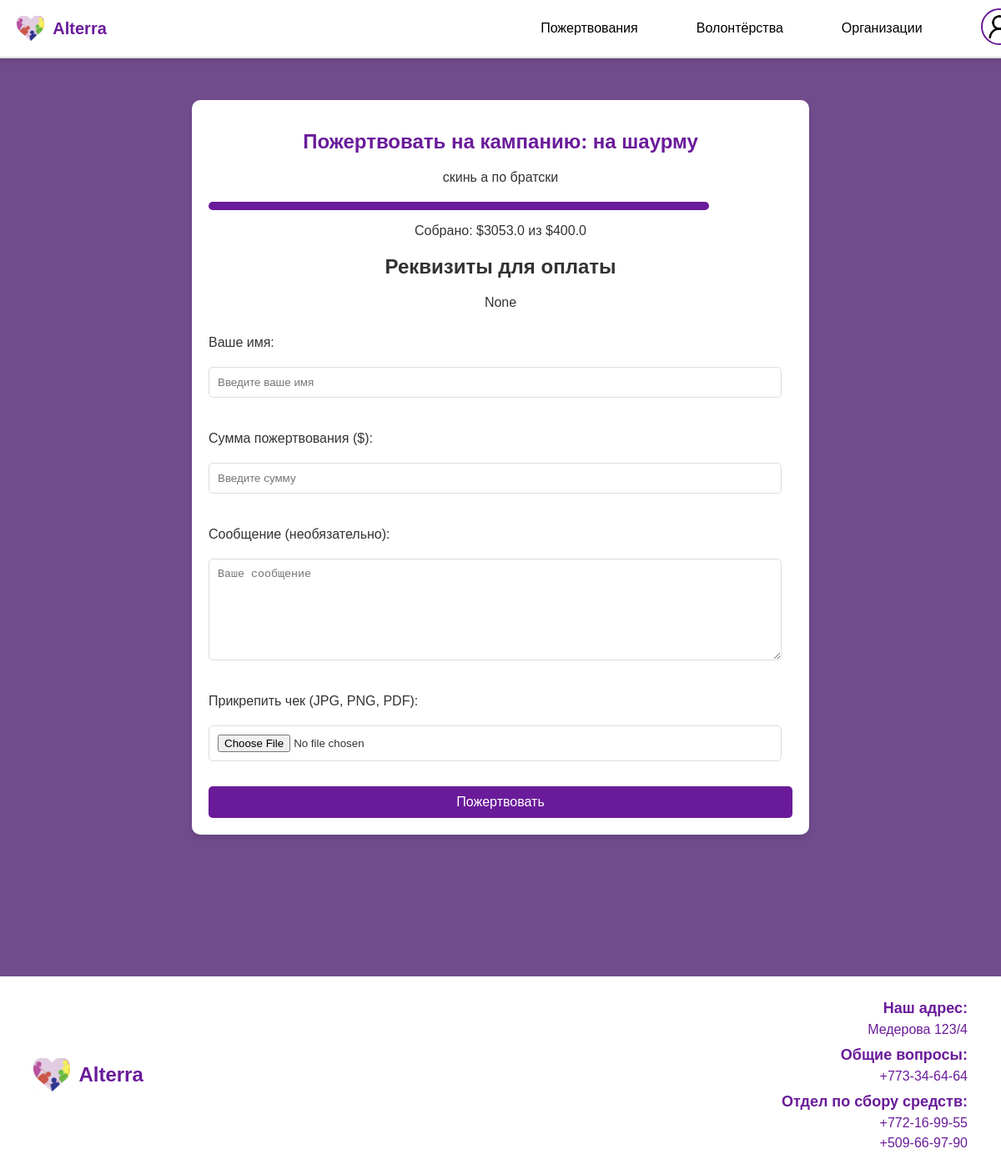
/donate/9, run on the app's committed database.
### tables this page shows
CREATE TABLE campaigns (
    id INTEGER PRIMARY KEY AUTOINCREMENT,
    title TEXT NOT NULL,
    description TEXT NOT NULL,
    image_url TEXT,
    goal REAL NOT NULL,
    collected REAL NOT NULL DEFAULT 0,
    days_left INTEGER NOT NULL
, user_id INTEGER, payment_details TEXT);

### app.py (the view, shortened to what this page needs)
@app.route('/donate/<int:campaign_id>', methods=['GET', 'POST'])
def donate(campaign_id):
    conn = get_db_connection()
    campaign = conn.execute('SELECT * FROM campaigns WHERE id = ?', (campaign_id,)).fetchone()
    if not campaign:
        conn.close()
        return "Кампания не найдена", 404
    user_id = session.get('user_id')
    user = conn.execute("SELECT * FROM users WHERE id = ?", (user_id,)).fetchone() if user_id else None
    conn.close()
    return render_template('donate.html', campaign=campaign, user=user)  # ✅ Отображаем форму при GET

### app.py (called while the page is built)
def get_db_connection():
    conn = sqlite3.connect(DATABASE)
    conn.row_factory = sqlite3.Row
    return conn

### templates/donate.html (shortened to what this page needs)
<!DOCTYPE html>
<html lang="ru">
<head>
    <link rel="stylesheet" href="/static/css/styles.css">
</head>
<body>
    <div class="container">
        <header class="header">
            <div class="header-container">
                <div class="logo">
                    <img src="/static/images/logo.png" alt="Alterra" class="logo-img">
                    <span class="logo-text">Alterra</span>
                </div>
                <nav class="nav">
                    <a href="{{url_for('home')}}">Пожертвования</a>
                    <a href="{{ url_for('volunteering') }}">Волонтёрства</a>
                    <a href="{{url_for('organizations')}}">Организации</a>
                </nav>
                <div class="user-profile">
                    {% if user %}
                        <a href="{{ url_for('profile') }}">
                            <img src="{{ user['avatar'] if user['avatar'] else '/static/images/default_avatar.png' }}" class="user-avatar">
                        </a>
                        <a href="{{ url_for('logout') }}" class="logout-link">Выйти</a>
                    {% else %}
                        <a href="{{ url_for('login') }}">
                            <img src="/static/images/user.png" alt="Гость" class="user-avatar">
                        </a>
                    {% endif %}
                </div>
            </div>
        </header>
        <main class="donate-page">
            <div class="donate-container">
                <h1>Пожертвовать на кампанию: {{ campaign['title'] }}</h1>
                <p>{{ campaign['description'] }}</p>
                <div class="progress-bar" style="width: 600px;">
                    <div style="width: {{ (campaign['collected'] / campaign['goal']) * 100 }}%;"></div>
                </div>
                <p>Собрано: ${{ campaign['collected'] }} из ${{ campaign['goal'] }}</p>
                <div class="payment-details">
                    <h2>Реквизиты для оплаты</h2>
                    <p>{{ campaign['payment_details'] }}</p>
                </div>
                <form id="donation-form" class="donate-form" enctype="multipart/form-data">
                    <label for="name">Ваше имя:</label>
                    <input type="text" id="name" name="name" placeholder="Введите ваше имя" required>
                    <label for="amount">Сумма пожертвования ($):</label>
                    <input type="number" id="amount" name="amount" placeholder="Введите сумму" min="1" required>
                    <label for="message">Сообщение (необязательно):</label>
                    <textarea id="message" name="message" placeholder="Ваше сообщение"></textarea>
                    <label for="receipt">Прикрепить чек (JPG, PNG, PDF):</label>
                    <input type="file" id="receipt" name="receipt" accept=".jpg, .jpeg, .png, .pdf" required>
                    <button type="submit" class="btn">Пожертвовать</button>
                </form>
            </div>
        </main>
        <footer class="footer">
            <div class="footer-container">
                <div class="footer-logo">
                    <img src="/static/images/logo.png" alt="Alterra" class="footer-logo-img">
                    <span class="footer-logo-text">Alterra</span>
                </div>
                <div class="footer-info">
                    <p><strong>Наш адрес:</strong><br>Медерова 123/4</p>
                    <p><strong>Общие вопросы:</strong><br>+773-34-64-64</p>
                    <p><strong>Отдел по сбору средств:</strong><br>+772-16-99-55<br>+509-66-97-90</p>
                </div>
            </div>
        </footer>
    </div>
</body>
</html>

### static/css/styles.css (style rules this page uses)
body { margin: 0; padding: 0; font-family: Arial, sans-serif; background-color: #714C8D; color: #333; }
.container { width: 100%; margin: 0 auto; }
.header { background-color: #fff; border-bottom: 2px solid #e0e0e0; padding: 10px 20px; display: flex; justify-content: center; align-items: center; position: fixed; top: 0; width: 100%; z-index: 1000; box-shadow: 0 4px 6px rgba(0, 0, 0, 0.1); }
.header-container { width: 100%; max-width: 1200px; display: flex; justify-content: space-between; align-items: center; }
.logo { display: flex; align-items: center; }
.logo-img { height: 30px; margin-right: 10px; }
.logo-text { font-size: 20px; font-weight: bold; color: #6a1b9a; }
.user-profile { display: flex; align-items: center; gap: 10px; }
.user-profile img { width: 40px; height: 40px; border-radius: 50%; }
.nav { display: flex; gap: 50px; margin-left: 450px; }
.nav a { text-decoration: none; color: #000; padding: 5px 10px; border-radius: 5px; transition: background-color 0.3s; }
.user-profile { display: flex; align-items: center; }
.user-avatar { height: 40px; width: 40px; border-radius: 50%; object-fit: cover; border: 2px solid #6a1b9a; }
.logo { font-size: 24px; font-weight: bold; color: #6a1b9a; }
.progress-bar { background-color: #e0e0e0; height: 10px; margin: 10px 0; overflow: hidden; width: 400px; }
.progress-bar div { height: 100%; background-color: #2C3691; transition: width 0.5s ease; }
.progress-bar { background-color: rgba(0, 0, 0, 0.1); border-radius: 20px; height: 10px; overflow: hidden; margin: 10px 0; width: 350px; }
.btn { background-color: #ff9800; color: #fff; padding: 10px 15px; border: none; border-radius: 5px; font-size: 16px; cursor: pointer; transition: background-color 0.3s ease; }
.footer { background-color: #ffffff; padding: 20px 40px; display: flex; justify-content: space-between; align-items: center; flex-wrap: wrap; margin-top: 150px; }
.footer-container { width: 100%; max-width: 1200px; margin: 0 auto; display: flex; justify-content: space-between; align-items: center; }
.footer-logo { display: flex; align-items: center; }
.footer-logo-img { height: 40px; margin-right: 10px; }
.footer-logo-text { font-size: 24px; font-weight: bold; color: #6a1b9a; }
.footer-info { text-align: right; color: #6a1b9a; }
.footer-info p { margin: 5px 0; font-size: 16px; line-height: 1.5; }
.footer-info strong { font-size: 18px; }
.donate-page { display: flex; justify-content: center; align-items: center; flex-direction: column; padding: 20px; margin-top: 100px; }
.donate-container { background-color: #fff; border-radius: 10px; box-shadow: 0 4px 6px rgba(0, 0, 0, 0.1); max-width: 700px; width: 100%; padding: 20px; text-align: center; }
.donate-container h1 { font-size: 24px; color: #6a1b9a; margin-bottom: 20px; }
.donate-container p { font-size: 16px; margin-bottom: 20px; }
.progress-bar { background-color: #e0e0e0; border-radius: 10px; height: 10px; margin: 20px 0; overflow: hidden; }
.progress-bar div { height: 100%; background-color: #6a1b9a; transition: width 0.5s ease; }
.donate-form { display: flex; flex-direction: column; gap: 15px; }
.donate-form label { font-size: 16px; text-align: left; }
.donate-form input, .donate-form textarea { width: 95%; padding: 10px; border: 1px solid #ddd; border-radius: 5px; }
.donate-form button { background-color: #6a1b9a; color: #fff; padding: 10px; border: none; border-radius: 5px; font-size: 16px; cursor: pointer; }
form label { display: block; margin: 10px 0 5px; font-size: 16px; color: #333; }
form input, form textarea { width: 100%; padding: 10px; margin-bottom: 15px; border: 1px solid #ddd; border-radius: 5px; }
form textarea { resize: vertical; height: 100px; }
form button { width: 100%; background-color: #6a1b9a; color: #fff; padding: 10px; border: none; border-radius: 5px; font-size: 16px; cursor: pointer; transition: background-color 0.3s ease; }
.progress-bar { width: 100%; background-color: #ddd; border-radius: 5px; overflow: hidden; height: 10px; margin: 10px 0; }
.progress-bar div { height: 100%; background-color: #6a1b9a; transition: width 0.3s ease; }

### data on the page
campaigns: title "на шаурму", description "скинь а по братски", collected "3053.0", goal "400.0"

### other printed values
{{ campaign['payment_details'] }} "None"
